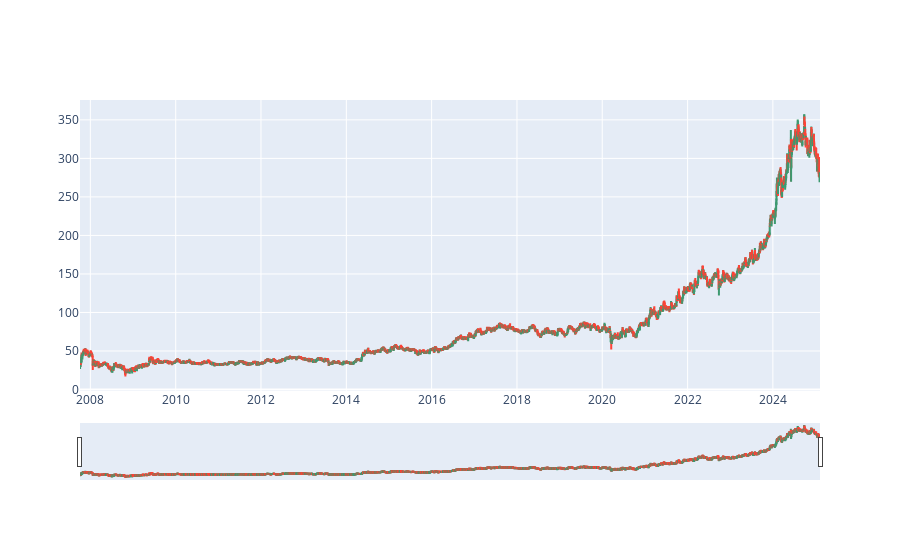

Write notebook code for a chart like this one.
### Code cell
# สร้าง Candlestick Chart
fig = go.Figure(data=[go.Candlestick(
    x=data01['Date'],               # วันที่ (Date)
    open=data01['Open'],            # ราคาต้น (Open)
    high=data01['High'],            # ราคาสูงสุด (High)
    low=data01['Low'],              # ราคาต่ำสุด (Low)
    close=data01['Close']           # ราคาปิด (Close)
)])
# แสดงกราฟ
fig.show()

### Figure 1 — Plotly figure (JSON) as saved in the notebook; plotly's stock layout.template omitted (floating-point values rounded to 4 significant figures; data arrays with more than 128 entries replaced by an {"elided": "..."} marker saying what was removed)
{"data": [{"close": {"elided": "4278 str values"}, "high": {"elided": "4278 str values"}, "low": {"elided": "4278 str values"}, "open": {"elided": "4278 str values"}, "type": "candlestick", "x": {"elided": "4278 str values"}}], "layout": {}}
